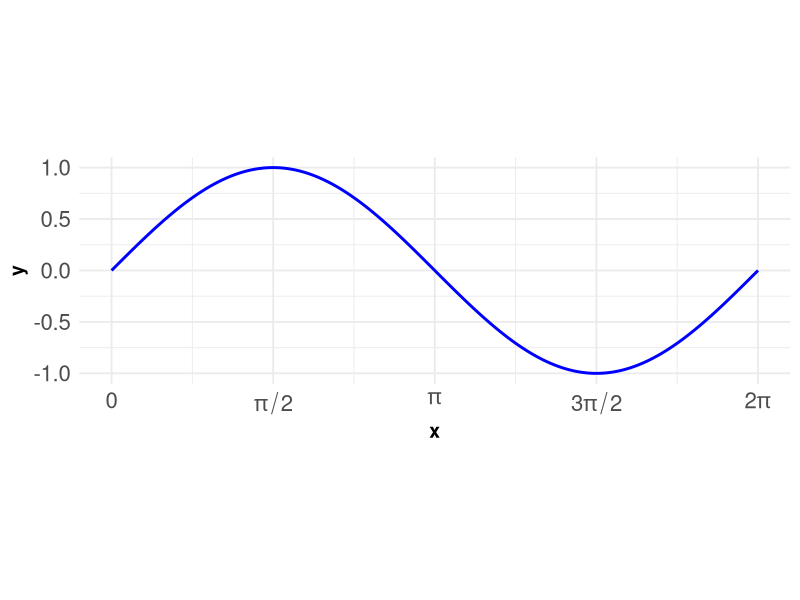
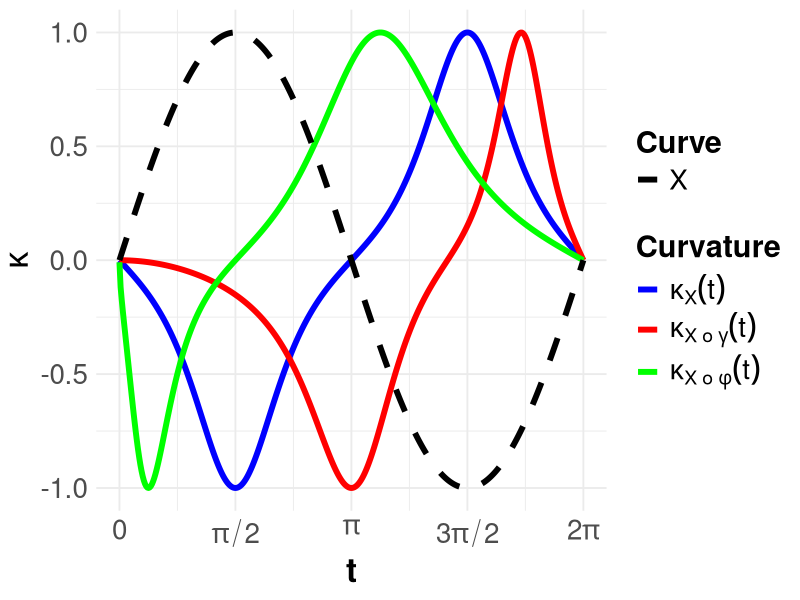

The R source for these figures, in order:
# This script defines a curve and two reparameterisations,
# then compares their curvature to show how it behaves
# under these different parameter changes.

library(ggplot2)

# Reparameterisation functions
g <- function(t) t^2/(2*pi)
p <- function(t) sqrt(t/(2*pi))*2*pi

# Original curve and its derivatives
x1 <- function(t) t
x2 <- function(t) sin(t)
x1p <- function(t) 1
x2p <- function(t) cos(t)
x1pp <- function(t) 0
x2pp <- function(t) -sin(t)
t <- seq(1e-4,2*pi,length.out=400)

# Plot original curve
df1 <- data.frame(t=t,x=x1(t),y=x2(t))
ggplot(df1,aes(x=x,y=y))+geom_path(color="blue",linewidth=1)+
  scale_x_continuous(breaks=c(0,pi/2,pi,3*pi/2,2*pi),
  labels=c("0",expression(pi/2),expression(pi),
  expression(3*pi/2),expression(2*pi)))+coord_equal()+labs(x="x",y="y")+
  theme_minimal(base_size=14)+theme(axis.title=element_text(face="bold"),
  axis.text=element_text(size=16))

# Curvature of original curve
kX <- function(t){
  n <- x1p(t)*x2pp(t)-x2p(t)*x1pp(t)
  d <- (x1p(t)^2+x2p(t)^2)^(3/2)
  n/d
}

# First reparameterisation 
y1 <- function(t) x1(g(t))
y2 <- function(t) x2(g(t))
y1p <- function(t) 2*t*x1p(g(t))
y2p <- function(t) 2*t*x2p(g(t))
y1pp <- function(t) x1pp(g(t))*(2*t)^2+x1p(g(t))*2
y2pp <- function(t) x2pp(g(t))*(2*t)^2+x2p(g(t))*2
kY <- function(t){
  n <- y1p(t)*y2pp(t)-y2p(t)*y1pp(t)
  d <- (y1p(t)^2+y2p(t)^2)^(3/2)
  n/d
}

# Second reparameterisation 
z1 <- function(t) x1(p(t))
z2 <- function(t) x2(p(t))
z1p <- function(t) 0.5/sqrt(t)*x1p(p(t))
z2p <- function(t) 0.5/sqrt(t)*x2p(p(t))
z1pp <- function(t) -0.25/t^(3/2)*x1p(p(t))+(0.5/sqrt(t))^2*x1pp(p(t))
z2pp <- function(t) -0.25/t^(3/2)*x2p(p(t))+(0.5/sqrt(t))^2*x2pp(p(t))
kZ <- function(t){
  n <- z1p(t)*z2pp(t)-z2p(t)*z1pp(t)
  d <- (z1p(t)^2+z2p(t)^2)^(3/2)
  n/d
}

# Combine curvature results
df2 <- data.frame(t=rep(t,3),k=c(kX(t),kY(t),kZ(t)),
  ctype=factor(rep(c("X","XoG","XoP"),each=length(t))))

# Reference curve
df3 <- data.frame(t=t,y=sin(t),ctype="X")

# Plot curvature comparison
ggplot(df2,aes(x=t,y=k,color=ctype))+geom_line(linewidth=2)+
  geom_line(data=df3,aes(x=t,y=y,linetype=ctype),color="black",linewidth=2,
  inherit.aes=FALSE)+scale_x_continuous(breaks=c(0,pi/2,pi,3*pi/2,2*pi),
  labels=c("0",expression(pi/2),expression(pi),expression(3*pi/2),
  expression(2*pi)))+scale_color_manual(values=c("blue","red","green"),
  labels=c(expression(kappa[X](t)),expression(kappa[X*" o "*gamma](t)),
  expression(kappa[X*" o "*phi](t))))+scale_linetype_manual(name="Curve",
  values=c("X"="dashed"))+labs(x="t",y=expression(kappa),color="Curvature")+
  theme_minimal(base_size=14)+theme(axis.title=element_text(size=24,face="bold"),
  axis.text=element_text(size=20),legend.title=element_text(size=22,face="bold"),
  legend.text=element_text(size=20))
